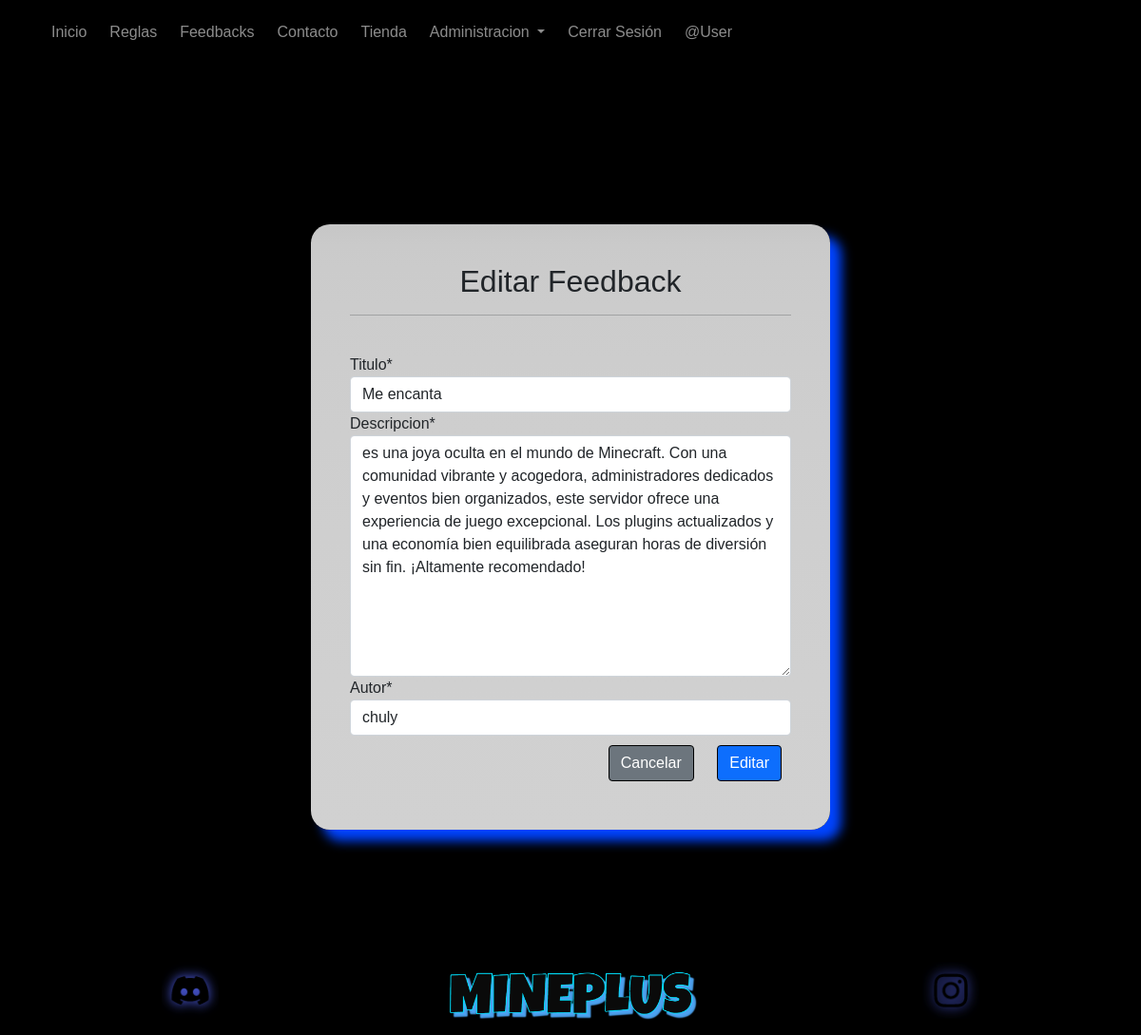
/modificar-feedbacks/3/ (signed in), run on an earlier commit of the app's database.
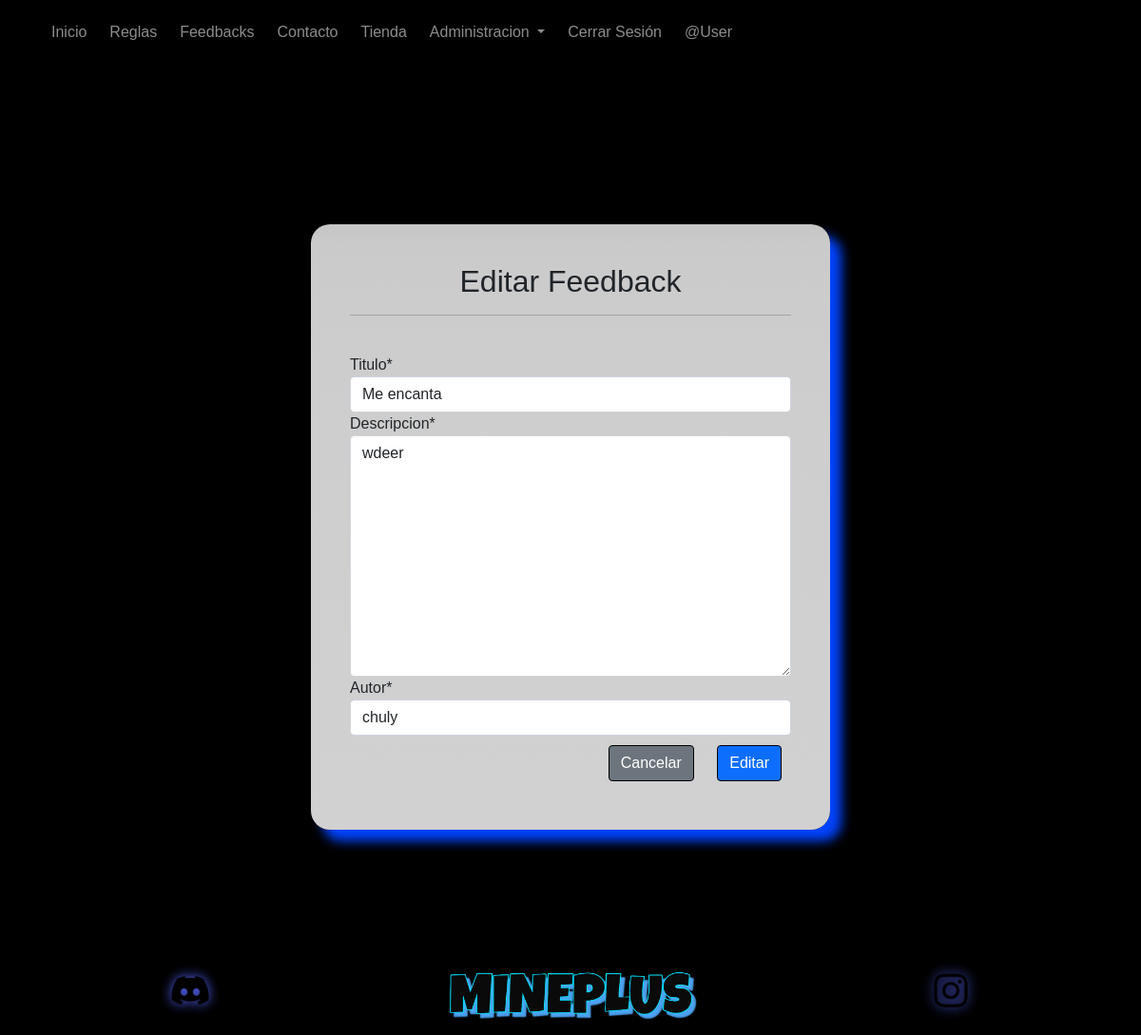
And on a later commit of the database.
### app/models.py (models this page shows, shortened)
class Feedback(models.Model):
    titulo = models.CharField(max_length=50)
    descripcion = models.TextField()
    autor = models.CharField(max_length=10)  # Añadir campo autor
    fecha_creado = models.DateField(auto_now_add=True)

### app/views.py (the view, shortened to what this page needs)
# urls.py: path('modificar-feedbacks/<id>/', views.modificar_feedback, name="modificar_feedbacks"),
@permission_required('app.change_feedback')
def modificar_feedback (request, id):
    feedback = get_object_or_404(Feedback, id=id)
    data={
        'form': FeedbacksForm(instance=feedback)
    }
    return render(request, 'app/Feedback/modificar.html',data)

### app/forms.py
class FeedbacksForm(forms.ModelForm):
    class Meta:
        model = Feedback
        fields = fields = '__all__'

### app/templates/app/Feedback/modificar.html (shortened to what this page needs)
{% extends 'app/base.html' %}
{% load crispy_forms_tags %}
{% block contenido %}
<br><br><br><br><br>
<div class="container">
    <div class="row">
        <div class="col-12 col-md-6 offset-md-3">
            <div class="formu">
                <div class="card-body">
                    <h2 class="text-dark text-center">Editar Feedback</h2>
                    <hr class="text-dark">
                    <br>
                    <form action="" method="post" enctype="multipart/form-data">
                        {{ form | crispy }}
                        <div class=" d-flex text-center justify-content-end">
                            <input type="reset" value="Cancelar" class="btn btn-secondary">
                            <input type="submit" value="Editar" class="btn btn-primary">
                        </div>
                    </form>
                </div>
            </div>
        </div>
    </div>
</div>
<br><br><br>
{% endblock %}

What changed in the data, as far as the page shows it:
changed Feedback "Me encanta": descripcion "es una joya oculta en el mundo de Minecraft. Con una comunidad vibrante y acogedora, administradores dedicados y eventos bien organizados, este servidor ofrece una experiencia de juego excepcional. Los plugins actualizados y una economía bien equilibrada aseguran horas de diversión sin fin. ¡Altamente recomendado!" → "wdeer"
